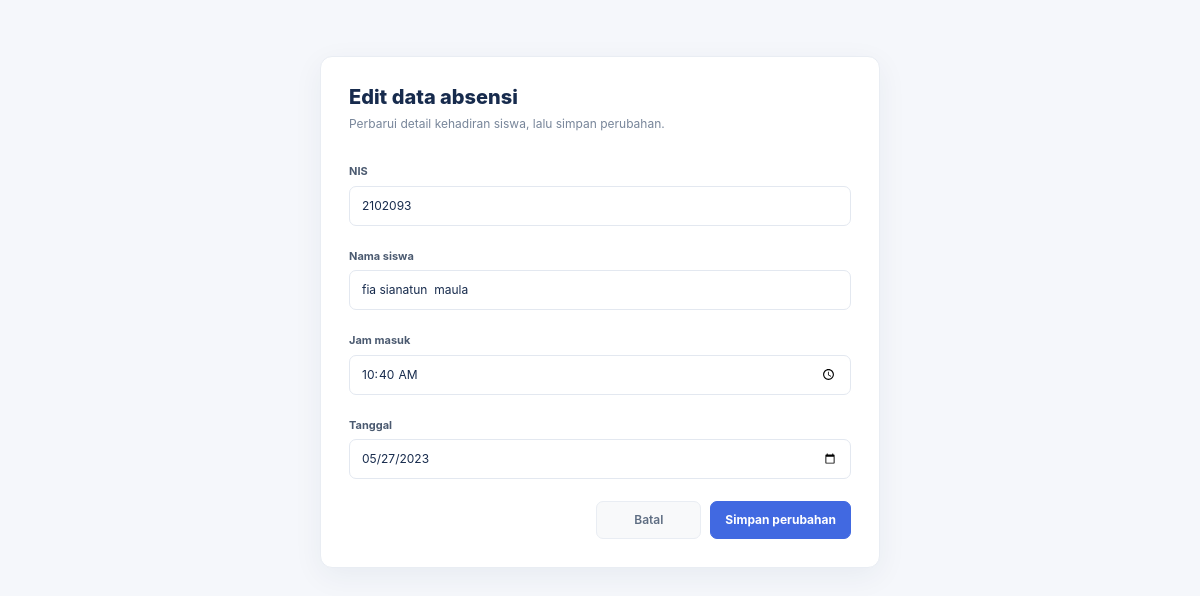
The page /form-edit-absensi.php?nis=2102093&tanggal=2023-05-27 on the database its author committed.
### tables this page shows
CREATE TABLE `absen` (
  `nis` int(11) NOT NULL,
  `nama` varchar(25) NOT NULL,
  `jam_absen` time NOT NULL,
  `tanggal` date NOT NULL
);

### app-helpers.php (called while the page is built, shortened)
<?php
function request_string($source, $key)
{
    return trim($source[$key]);
}

### form-edit-absensi.php (the view, shortened to what this page needs)
<?php
require_once "app-helpers.php";
include "koneksi.php";
$nis = request_string($_GET, "nis");
$tanggal = request_string($_GET, "tanggal");
$statement = mysqli_prepare($koneksi, "SELECT nis, nama, jam_absen, tanggal FROM absen WHERE nis = ? AND tanggal = ?");
mysqli_stmt_bind_param($statement, "is", $nis, $tanggal);
if (!mysqli_stmt_execute($statement)) {
    http_response_code(500);
    $errorTitle = "Data absensi gagal dimuat";
    $errorMessage = "Terjadi kesalahan saat membaca data absensi.";
    $errorDetail = mysqli_stmt_error($statement);
    $errorBackUrl = "index.php?page=home";
    include "page-error.php";
    exit;
}
$attendanceNis = $attendanceName = $attendanceTime = $attendanceDate = null;
mysqli_stmt_bind_result($statement, $attendanceNis, $attendanceName, $attendanceTime, $attendanceDate);
$data = array(
    "nis" => $attendanceNis,
    "nama" => $attendanceName,
    "jam_absen" => $attendanceTime,
    "tanggal" => $attendanceDate,
);
?>
<!DOCTYPE html>
<html lang="id">
<head>
    <link rel="stylesheet" href="assets/css/bootstrap.min.css">
    <link rel="stylesheet" href="style.css">
</head>
<body>
    <main class="edit-page">
        <section class="edit-card">
            <h1>Edit data absensi</h1>
            <p class="edit-subtitle">Perbarui detail kehadiran siswa, lalu simpan perubahan.</p>
            <form action="proses-edit-absensi.php" method="post">
                <div class="mb-3">
                    <label class="form-label" for="nis">NIS</label>
                    <input id="nis" type="text" class="form-control" name="nis" value="<?= htmlspecialchars($data['nis'], ENT_QUOTES, 'UTF-8') ?>" required>
                </div>
                <div class="mb-3">
                    <label class="form-label" for="nama">Nama siswa</label>
                    <input id="nama" type="text" class="form-control" name="nama" value="<?= htmlspecialchars($data['nama'], ENT_QUOTES, 'UTF-8') ?>" required>
                </div>
                <div class="mb-3">
                    <label class="form-label" for="jam_absen">Jam masuk</label>
                    <input id="jam_absen" type="time" class="form-control" name="jam_absen" value="<?= htmlspecialchars($data['jam_absen'], ENT_QUOTES, 'UTF-8') ?>" required>
                </div>
                <div class="mb-3">
                    <label class="form-label" for="tanggal">Tanggal</label>
                    <input id="tanggal" type="date" class="form-control" name="tanggal" value="<?= htmlspecialchars($data['tanggal'], ENT_QUOTES, 'UTF-8') ?>" required>
                </div>
                <div class="edit-actions">
                    <a href="index.php?page=home" class="btn btn-light">Batal</a>
                    <button type="submit" class="btn btn-primary" name="simpan" value="simpan">Simpan perubahan</button>
                </div>
            </form>
        </section>
    </main>
</body>
</html>

### style.css (style rules this page uses)
:root { --ink: #172b4d; --muted: #78869a; --line: #e9edf3; --canvas: #f5f7fb; --blue: #4169e1; --blue-dark: #3156c8; --sidebar: #172b4d; --font-sans: Inter, "Segoe UI Variable", "Segoe UI", Arial, sans-serif; }
* { box-sizing: border-box; }
body { margin: 0; background: var(--canvas); color: var(--ink); font-family: var(--font-sans); }
.form-panel .form-label, .edit-card .form-label { margin-bottom: 6px; color: #4b5a70; font-size: 11px; font-weight: 700; }
.form-control, .form-select { min-height: 40px; border-color: #e3e8f0; border-radius: 7px; color: var(--ink); font-size: 12px; }
.form-control::placeholder { color: #aab3c0; }
.btn-primary { border-color: var(--blue); border-radius: 7px; background: var(--blue); font-size: 12px; font-weight: 700; }
.edit-page { display: flex; min-height: 100vh; align-items: flex-start; justify-content: center; padding: 56px 20px; background: var(--canvas); }
.edit-card { width: min(100%, 560px); padding: 28px; border: 1px solid var(--line); border-radius: 12px; background: #fff; box-shadow: 0 8px 30px rgba(25, 45, 80, .06); }
.edit-card h1 { margin: 0; font-family: var(--font-sans); font-size: 20px; font-weight: 800; }
.edit-card .edit-subtitle { margin: 6px 0 24px; color: var(--muted); font-size: 12px; }
.edit-actions { display: flex; justify-content: flex-end; gap: 9px; margin-top: 22px; }
.edit-actions .btn { min-width: 105px; padding: 9px 14px; }
.btn-light { border: 1px solid var(--line); border-radius: 7px; color: #5e6d82; font-size: 12px; font-weight: 600; }

### rows shown on the page
absen: nis "2102093", nama "fia sianatun maula", jam_absen "10:40:00", tanggal "05/27/2023"
